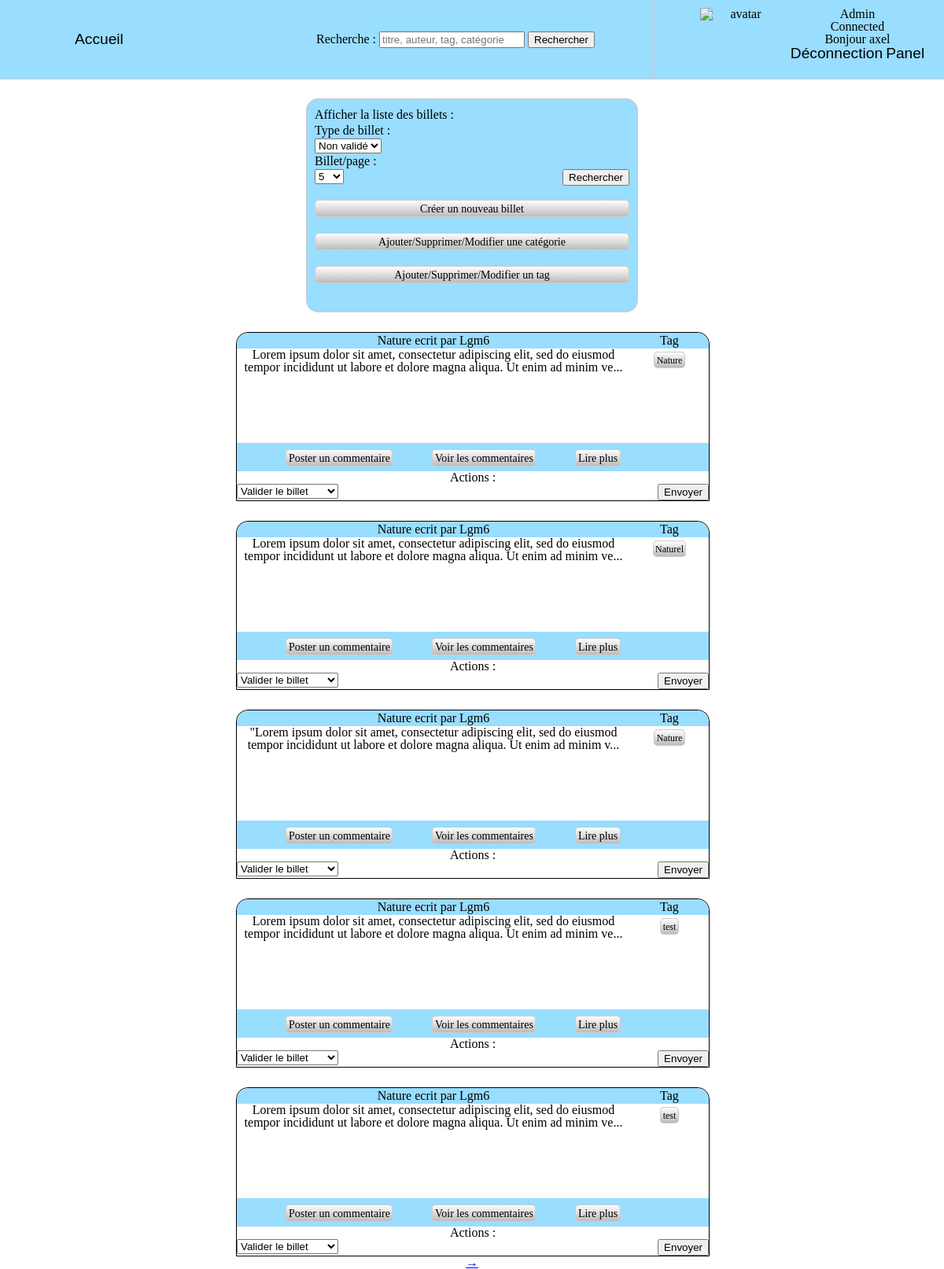
Screenshot of /allTickets.php?validation=1 (signed in) with the database file from the repository.
### tables this page shows
CREATE TABLE IF NOT EXISTS `rights` (
`id` int(11) NOT NULL,
  `whichRight` varchar(255) NOT NULL
);

CREATE TABLE IF NOT EXISTS `tickets` (
`id_ticket` int(11) NOT NULL,
  `contents` text NOT NULL,
  `login` varchar(255) NOT NULL,
  `create_date` datetime NOT NULL,
  `publish_date` datetime NOT NULL,
  `title` varchar(255) NOT NULL,
  `validation` int(11) NOT NULL DEFAULT '0',
  `id_category` int(11) NOT NULL,
  `chapo` text NOT NULL
);

CREATE TABLE IF NOT EXISTS `allTags` (
`id` int(11) NOT NULL,
  `name` varchar(255) NOT NULL,
  `idTicket` int(11) NOT NULL
);

### allTickets.php (the view, shortened to what this page needs)
<?php
include "header.php";
if ($_SESSION["whichRight"] == "Admin")
{
    ?>
    <div class='interContent'></div>
    <form method="get" action="allTickets.php" class="adminForm">
        <label>Afficher la liste des billets :</label>
        <label>Type de billet :</label>
            <select name="validation">
                <option id ="valid0" value="0">Non validé</option>
            </select>
        <label>Billet/page :</label>
            <select name="limit">
                <option id="limit5">5</option>
            </select>
        <input type="submit" value="Rechercher">
        <a href="billets.php">Créer un nouveau billet</a>
        <a href="billets.php?category=1">Ajouter/Supprimer/Modifier une catégorie</a>
        <a href="billets.php?tag=1">Ajouter/Supprimer/Modifier un tag</a>
    </form>
                <div class="center">
    <?php
    if(isset($_GET['validation'])){
        if (!isset($_GET['page']) || $_GET['page'] == 0) {
            $page = $_GET['page'];
        }
        elseif (isset($_GET['page']) || $_GET['page'] != 0) {
            $page = $_GET['page'];
        }
        if(isset($_GET['validation'])){
            if (!isset($_GET['page']) || $_GET['page'] == 0) {
                $_GET['page'] = 1;
                $page = $_GET['page'];
            }
            elseif (isset($_GET['page']) || $_GET['page'] != 0) {
                $page = $_GET['page'];
            }
            $sqlPagin = "SELECT COUNT(validation) FROM tickets WHERE validation = :valid";
            $queryPagin = $bdd->prepare($sqlPagin);
            $queryPagin->bindParam(':valid' , $_GET['validation']);
            $queryPagin->execute();
            $rows = $queryPagin->fetchAll();
            $nbPage = (int)$rows[0];
            $limit = ((int)$_GET['limit']);
            $nbPage = ( $nbPage / $limit ) +1;
            $countPage = ($page * $limit) - $limit;
            $countPage = abs($countPage);
            $req = $bdd->prepare("SELECT * FROM tickets WHERE validation = :validation ORDER BY create_date DESC LIMIT :countpage , :limite");
            $req->bindParam(':validation', $_GET['validation']);
            $req->bindParam(':limite', $limit, PDO::PARAM_INT);
            $req->bindParam(':countpage', $countPage, PDO::PARAM_INT);
            $req->execute();
            foreach ($req->fetchAll() as $key => $value)
            {
                ?>
                    <div class="interContent"></div>
                    <div class="preview">
                       <?php
                            $reqTag = $bdd->prepare("SELECT name FROM allTags WHERE idTicket = :id");
                            $reqTag->bindParam(":id", $value["id_ticket"]);
                            $reqTag->execute();
                            echo "<div class='title'>". htmlspecialchars($value['title']) ." ecrit par ".$value['login']."</div>\n";
                            echo "<div class ='tag'>";
                            echo "<p class ='tagTitle'>Tag</p>";
                            while ($result = $reqTag->fetch()) {
                                echo "<p class='tagName'><a href='index.php?tag=".$result['name']."'>".$result['name']."</a></p>";
                            }
                            echo"</div>";
                            echo "<div class='ticketContent'>\n";
                            echo "<p>". $value['chapo'] ."</p>\n";
                            echo "</div>\n";
                            echo "<div class='comLinks'>";
                            if (isset($_SESSION["connected"]))
                            {
                                echo "<a href='index.php?comment=". $value["id_ticket"] ."'>Poster un commentaire</a>";
                            }
                            echo "<a href='index.php?seeComments=". $value["id_ticket"] ."'>Voir les commentaires</a>";
                            echo "<a href='index.php?seeArticle=".$value['id_ticket']."'>Lire plus</a>";
                            echo "</div>\n";
                        ?>
                        Actions :
                        <form method="post" action="allTickets.php">
                            <label>
                                <select name="actionTicket" class="selectAdmin">
                                    <option value="1">Valider le billet</option>
                                </select>
                            </label>
                            <input type="submit" value="Envoyer" class='submitAdmin' />
                        </form>
                    </div>
                <?php
            }
            if (isset($nbPage) && $page < $nbPage && $rows[0][0] != 0) {
                echo "<a class='paginArrows' href=\"allTickets.php?validation=".$_GET['validation']."&amp;limit=".$_GET['limit']."&amp;page=".($page +1)."\">&rarr;</a>";
            }
        }
    }
    ?>
    <?php
}
else
{
    echo "Vous n'avez pas les droits d'accéder a cette page.";
    return 1;
}
?>
</div>
<?php
include "footer.php";
?>

### header.php (shortened to what this page needs)
<?php
try
{
	$bdd = new PDO("mysql:host=theradishparadise.tk; dbname=grivel_l_my_weblog; charset=utf8", "grivel_l", "7tm9TwhvA8OhGKwxQxD2", array(PDO::ATTR_ERRMODE => PDO::ERRMODE_EXCEPTION));
}
catch (Exception $e)
{
	die("Erreur: ". $e->getMessage());
}
?>
<!DOCTYPE html>
<html>
<head>
	<link rel="stylesheet" type="text/css" href="css/stylesheet.css">
</head>
<body>
    <header class="header">
    <?php
        if (isset($_SESSION["connected"]) && $_SESSION["connected"] == 1)
        {
          ?>
          <div class="connected">
             <?php
             if ($_SESSION["avatar"] != "")
             {
                echo "<img id='avatar' src=". $_SESSION['avatar'] ." alt='avatar' />";
             }
             if (!isset($_SESSION["whichRight"]))
             {
                $req = $bdd->prepare("SELECT whichRight FROM rights LEFT JOIN users ON users.rights = rights.id WHERE users.id = :id");
                $req->bindParam(":id", $_SESSION["id"]);
                $req->execute();
                foreach ($req->fetchAll() as $key => $value)
                {
                   echo $value["whichRight"];
               }
           }
           else
           {
            echo $_SESSION["whichRight"];
        }
        ?>
        <p>Connected</p>
        <p>Bonjour <?php echo $_SESSION["firstName"] ?></p>
        <a title="Deconnection" href="disconnect.php">Déconnection</a>
        <a title="Acces au profil" href="profil.php">Panel</a>
    </div>
        <?php
            }
        ?>
        <ul>
                <li><a href="index.php">Accueil</a></li>
            </ul>
            <div id="searchBar">
                <form action="index.php">
                    <label>Recherche :
                    <input type="text" name="search" placeholder="titre, auteur, tag, catégorie"/>
                    </label>
                    <input type="submit" value="Rechercher" />
                </form>
            </div>
        </header>
        <section id="content">

### css/stylesheet.css (style rules this page uses)
html, body, div, span, applet, object, iframe, h1, h2, h3, h4, h5, h6, p, blockquote, pre, a, abbr, acronym, address, big, cite, code, del, dfn, em, img, ins, kbd, q, s, samp, small, strike, strong, sub, sup, tt, var, b, u, i, center, dl, dt, dd, ol, ul, li, fieldset, form, label, legend, table, caption, tbody, tfoot, thead, tr, th, td, article, aside, canvas, details, embed, figure, figcaption, footer, header, hgroup, menu, nav, output, ruby, section, summary, time, mark, audio, video { margin: 0; padding: 0; border: 0; font-size: 100%; font: inherit; vertical-align: baseline; }
article, aside, details, figcaption, figure, footer, header, hgroup, menu, nav, section { display: block; }
body { line-height: 1; margin: 0px auto; }
html, body { height: 100%; width: 100%; }
ol, ul { list-style: none; }
a { color: blue; }
.connected { float: right; width: 300px; height: 100px; padding: 10px; border-radius: 10px; }
#avatar { height: 80px; width: 100px; float: left; }
.preview { width: 600px; margin: auto; border: 1px solid black; position: relative; word-wrap: break-word; overflow-y: auto; display: block; border-top-left-radius: 15px; border-top-right-radius: 15px; margin: auto; }
.interContent { height: 25px; }
.title { background-color: #99ddff; width: 500px; line-height: 20px; display: inline-block; border-top-left-radius: 15px; }
.tagTitle { background-color: #99ddff; line-height: 20px; border-top-right-radius: 15px; }
.tag { display: block; width: 100px; float: right; line-height: 25px; }
.tag a { background-image:linear-gradient(#fdfdfd , #bcbcbc); padding: 2.5px; border-radius: 5px; line-height: 25px; font-size: 12px; border: 1px solid #cccccc; text-decoration: none; color: black; }
.comLinks { background-color: #99ddff; padding-bottom: 2px; display: block; position: relative; padding-bottom: 10px; padding-top: 10px; }
.comLinks a { margin-right: 50px; border: 1px solid #cccccc; background-image:linear-gradient(#fdfdfd , #bcbcbc); border-radius: 5px; font-size: 14px; padding: 2.5px; text-decoration: none; color: black; }
.ticketContent { display: inline-block; height: 120px; width: 500px; text-align: justify; }
.preview div > p { text-align: center; }
form label { display: block; }
form input { display: block; }
.center { width: 50%; margin: auto; text-align: center; }
a { cursor: pointer; }
.header { position: fixed; top: 0px; height: 100px; width: 100%; background-color: #99ddff; border-bottom: 1px solid #cccccc; text-align: center; z-index: 99; }
.header a { font-family: helvetica, comic-sans-ms; color: black; font-size: 1.2em; text-decoration: none; }
.header ul { float: left; line-height: 100px; }
.header ul li { display: inline; background-image: url("../images/css/logo.png"); margin-left:95px; margin-right: 95px; }
body { background-image: url("../images/css/background3.jpg"); }
#content { margin-top: 100px; }
#searchBar { float: right; margin-right: 50px; width: 500px; border-right: 1px solid #cccccc; line-height: 100px; }
#searchBar input { display: inline-block; }
#searchBar label { display: inline-block; }
.adminForm { width: 400px; height: 250px; background-color: #99ddff; border: 1px solid #cccccc; border-radius: 15px; margin: auto; padding: 10px; }
.adminForm label { line-height: 20px; display: block; }
.adminForm input { display: inline-block; float: right; }
.adminForm a { border: 1px solid #cccccc; background-image:linear-gradient(#fdfdfd , #bcbcbc); border-radius: 5px; padding: 2.5px; font-size: 14px; line-height: 15px; display: block; text-align: center; margin-top: 20px; text-decoration: none; color:black; }
.selectAdmin { display: inline-block; float: left; }
.submitAdmin { display: inline-block; float: right; }
.paginArrows { text-align: center; }

### rows the page displays
rights: whichRight "Admin"
tickets: title "Nature", login "Lgm6", chapo "Lorem ipsum dolor sit amet, consectetur adipiscing elit, sed do eiusmod tempor incididunt ut labore et dolore magna aliqua. Ut enim ad minim ve..."
alltags: name "Nature"
tickets: title "Nature", login "Lgm6", chapo "Lorem ipsum dolor sit amet, consectetur adipiscing elit, sed do eiusmod tempor incididunt ut labore et dolore magna aliqua. Ut enim ad minim ve..."
alltags: name "Naturel"
tickets: title "Nature", login "Lgm6", chapo "\"Lorem ipsum dolor sit amet, consectetur adipiscing elit, sed do eiusmod tempor incididunt ut labore et dolore magna aliqua. Ut enim ad minim v..."
alltags: name "Nature"
tickets: title "Nature", login "Lgm6", chapo "Lorem ipsum dolor sit amet, consectetur adipiscing elit, sed do eiusmod tempor incididunt ut labore et dolore magna aliqua. Ut enim ad minim ve..."
alltags: name "test"
tickets: title "Nature", login "Lgm6", chapo "Lorem ipsum dolor sit amet, consectetur adipiscing elit, sed do eiusmod tempor incididunt ut labore et dolore magna aliqua. Ut enim ad minim ve..."
alltags: name "test"

### other values shown
$_SESSION["firstName"] "axel"
